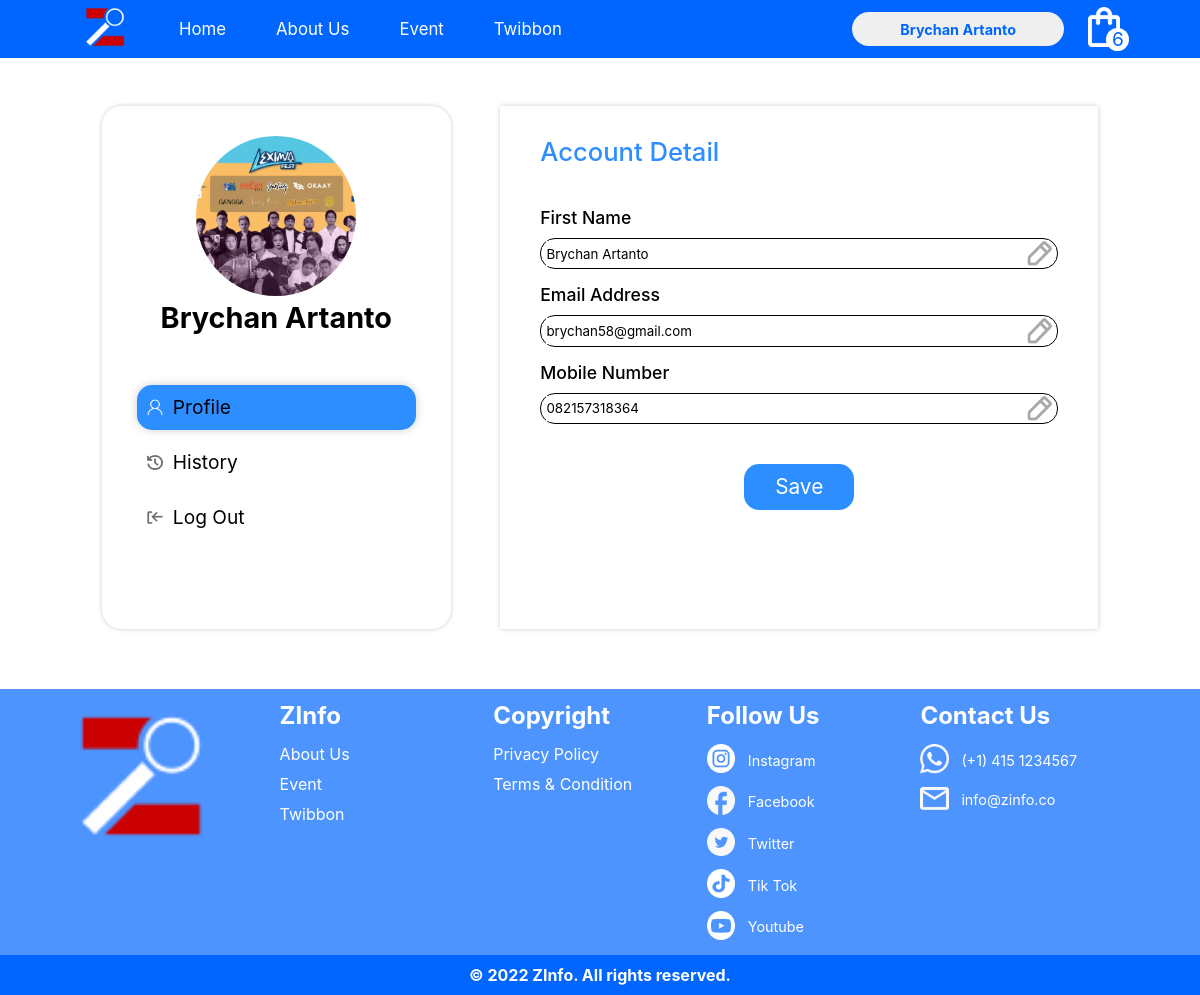
The app's page /profile.php (signed in) with its own data.
### tables this page shows
CREATE TABLE `user` (
  `UserID` int(11) NOT NULL,
  `Nama` varchar(200) NOT NULL,
  `Email` varchar(100) NOT NULL,
  `Password` varchar(100) NOT NULL,
  `TanggalLahir` date DEFAULT NULL,
  `JenisKelamin` char(6) DEFAULT NULL,
  `NoTelp` varchar(12) NOT NULL
);

### profile.php (the view, shortened to what this page needs)
<!DOCTYPE html>
<html lang="en">
<head>
    <link rel="stylesheet" href="css/profile.css">
</head>
<body>
    <?php include "navbar.php" ?>
    <?php
        include 'DBconn.php';
        $UserID = $_SESSION["id"];
        $query = mysqli_query($conn, "SELECT * FROM `user` WHERE UserID = '$UserID'");
        $userDetail = mysqli_fetch_assoc($query);
    ?>
    <div id="profile">
        <div id="left-profile">
            <div>
                <img src="Asset/poster/12.jpeg" alt="">
                <h3><?= $userDetail['Nama']?></h3>
                <div class="profile-menu active">
                    <img src="Asset/white-profile.png" alt="">
                    <p>Profile</p>
                </div>
                <div class="profile-menu">
                    <img src="Asset/history.png" alt="">
                    <p>History</p>
                </div>
                <div class="profile-menu">
                    <img src="Asset/logout.png" alt="">
                    <p>Log Out</p>
                </div>
            </div>
        </div>
        <div id="right-profile">
            <form action="profile.php" id="myForm" method="POST">
                <div>
                    <p>
                        Account Detail
                    </p>
                    <label for="">First Name</label>
                    <div class="input-control">
                        <input type="text" name="nama" value="<?= $userDetail['Nama']?>">
                        <img src="Asset/edit.png" alt="">
                    </div>
                    <label for="">Email Address</label>
                    <div class="input-control">
                        <input type="text" name="email" value="<?= $userDetail['Email']?>">
                        <img src="Asset/edit.png" alt="">
                    </div>
                    <label for="">Mobile Number</label>
                    <div class="input-control">
                        <input type="text" name="notelp" value="<?= $userDetail['NoTelp']?>">
                        <img src="Asset/edit.png" alt="">
                    </div>
                    <div id="button">
                        <button id="saveButton" name="updateProfile" onclick="updates()">Save</button>
                    </div>
                </div>
            </form>
        </div>
    </div>
    <?php include "footer.php" ?>
</body>
</html>

### navbar.php (shortened to what this page needs)
<!DOCTYPE html>
<html lang="en">
<head>
    <link rel="stylesheet" href="https://cdnjs.cloudflare.com/ajax/libs/font-awesome/5.15.3/css/all.min.css"/>
    <link rel="stylesheet" href="css/navbar.css">
</head>
<body>
    <?php
        include 'DBconn.php';
        $total_cart = 0;
        if(isset($_SESSION["login"])):
            $UserID = $_SESSION["id"];
            $query = mysqli_query($conn, "SELECT * FROM cart WHERE UserID = '$UserID'");
            $profile = mysqli_query($conn, "SELECT * FROM `user` WHERE UserID = '$UserID'");
            $total_cart = mysqli_num_rows($query);
            $profiles = mysqli_fetch_assoc($profile);
        endif
    ?>
    <nav id="nav">
        <div>
            <ul id="ul">
                <li class="hideLogo">
                    <a href="home.php">
                        <img src="Asset/Logo Zinfo 2.png" alt="">
                    </a>
                </li>
                <li>
                    <a href="home.php">Home</a>
                </li>
                <li>
                    <a href="">About Us</a>
                </li>
                <li>
                    <a href="event.php">Event</a>
                </li>
                <?php if(isset($_SESSION['login'])) : ?>
                <li>
                    <a href="twibbon.php">Twibbon</a>
                </li>
                <?php else : ?>
                <li>
                    <a href="login.php">Twibbon</a>
                </li>
                <?php endif; ?>
            </ul>
        </div>
        <div>
            <ul id="ul2">
                <?php if(!isset($_SESSION["login"])): ?>
                    <li id="login" onclick="location.href = 'login.php'">
                        <button>Log In</button>
                    </li>
                <?php else: ?>
                    <li id="login">
                        <button onclick="toggleMenu()">
                            <?php
                                $nama = $profiles['Nama'];
                                echo $nama;
                            ?>
                        </button>
                    </li>
                    <li class="hideLogo" id="liabsolute" onclick="location.href='cart.php'">
                        <a href="cart.php">
                            <img src="Asset/cart.png" alt="">
                        </a>
                        <div class="qty">
                            <div id="navbarQty2">
                                <?= $total_cart ?>
                            </div>
                        </div>
                    </li>
                <?php endif ?>
            </ul>
        </div>
    </nav>
</body>
</html>

### css/profile.css (style rules this page uses)
body { max-height: 100%; }
* { margin: 0; padding: 0; font-family: -apple-system, BlinkMacSystemFont, 'Segoe UI', Roboto, Oxygen, Ubuntu, Cantarell, 'Open Sans', 'Helvetica Neue', sans-serif; box-sizing: border-box; }
#profile { display: flex; flex-wrap: wrap; margin: 4% 8.5%; justify-content: space-between; }
#profile #left-profile { flex: 35%; max-width: 35%; }
#left-profile { text-align: center; box-shadow: 0px 0px 5px rgba(0,0,0, 20%); border-radius: 20px; padding: 3% 0% 8% 0%; }
#left-profile>div>img { width: 10em; height: 10em; object-fit: cover; border-radius: 50%; }
#left-profile>div>h3 { font-size: 1.8em; margin-bottom: 50px; }
.profile-menu { display: flex; flex-wrap: wrap; align-items: center; margin: 10px 10%; padding: 3%; font-size: 1.2em; }
.profile-menu img { flex: 6%; max-width: 6%; margin-right: 10px; }
.active { background-color: #2D8EFF; border-radius: 15px; box-shadow: 0px 0px 10px rgba(0,0,0, 20%); }
#profile #right-profile { flex: 60%; max-width: 60%; }
#right-profile { box-shadow: 0px 0px 5px rgba(0,0,0, 20%); padding: 3% 4%; }
#right-profile p { font-size: 1.6em; font-weight: 500; color: #2D8EFF; margin-bottom: 40px; }
.input-control { display: flex; flex-wrap: wrap; justify-content: space-between; border: 1px solid black; margin-top: 10px; margin-bottom: 15px; border-radius: 15px; padding: 0.4% 1%; }
#right-profile label { font-size: 1.1em; font-weight: 500; }
.input-control input { border: none; width: 90%; }
.input-control img { width: 5%; }
#button { text-align: center; margin-top: 40px; }
#saveButton { background-color: #2D8EFF; color: white; padding: 2% 6%; border: none; border-radius: 15px; font-size: 1.3em; cursor: pointer ; }

### css/navbar.css (style rules this page uses)
* { box-sizing: border-box; margin: 0; padding: 0; }
nav { position: sticky; left: 0; top: 0; z-index: 5; display: flex; padding: 3px 5.5%; justify-content: space-between; align-items: center; background-color: #0066FF; flex-wrap: wrap; width: 100%; }
#ul > li > a > img { width: 4vw; }
nav ul { list-style-type: none; display: flex; justify-content: space-between; align-items: center; }
nav>div>#ul>li>a { padding: 15px; padding-right: 35px; color: white; font-size: 1.4vw; text-decoration: none; }
#ul2 img { width: 70%; }
#login > button { padding: 0.7vw 4vw; border: none; border-radius: 20px; color: #0066FF; font-weight: bolder; font-size: 1.2vw; margin-right: 2vw; cursor: pointer; }
#liabsolute { position: relative; }
.qty { position: absolute; bottom: 0%; right: 10%; background-color: white; border-radius: 50%; width: 1.2em; height: 1.2em; display: flex; justify-content: center; align-items: center; font-size: 1.2em; cursor: pointer; color:#0066FF }

### records on screen
user: Nama "Brychan Artanto", nama "Brychan Artanto", email "brychan58@gmail.com", notelp "082157318364"

### other values on screen
$total_cart "6"
